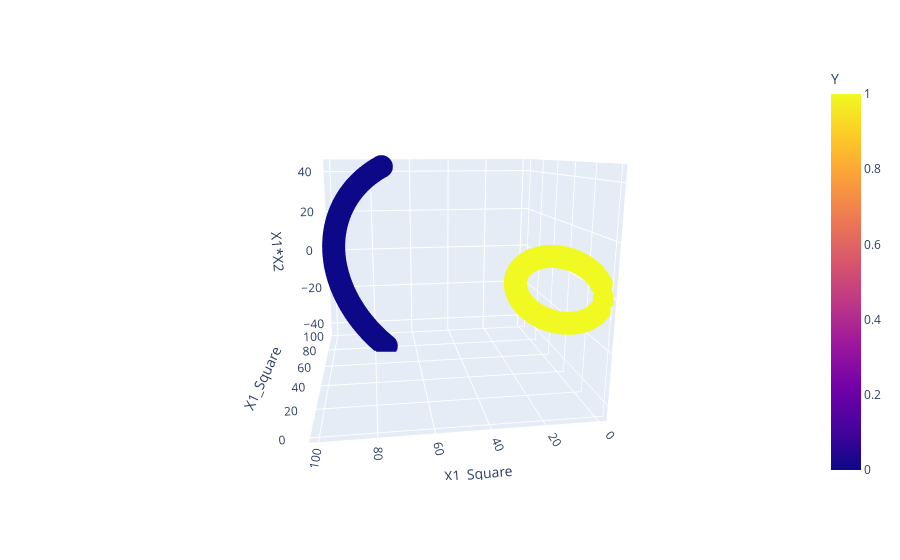

Notebook cell for this chart:
### Code cell
fig = px.scatter_3d(df, x='X1_Square', y='X1_Square', z='X1*X2',
              color='Y',height = 600)
fig.show()

### Figure 1 — Plotly figure (JSON) as saved in the notebook; plotly's stock layout.template omitted (floating-point values rounded to 4 significant figures; data arrays with more than 128 entries replaced by an {"elided": "..."} marker saying what was removed)
{"data": [{"hovertemplate": "X1_Square=%{y}<br>X1*X2=%{z}<br>Y=%{marker.color}<extra></extra>", "legendgroup": "", "marker": {"color": {"elided": "400 int values"}, "coloraxis": "coloraxis", "symbol": "circle"}, "mode": "markers", "name": "", "scene": "scene", "showlegend": false, "type": "scatter3d", "x": {"elided": "400 float values"}, "y": {"elided": "400 float values"}, "z": {"elided": "400 float values"}}], "layout": {"autosize": true, "coloraxis": {"colorbar": {"title": {"text": "Y"}}, "colorscale": [[0, "#0d0887"], [0.1111, "#46039f"], [0.2222, "#7201a8"], [0.3333, "#9c179e"], [0.4444, "#bd3786"], [0.5556, "#d8576b"], [0.6667, "#ed7953"], [0.7778, "#fb9f3a"], [0.8889, "#fdca26"], [1, "#f0f921"]]}, "legend": {"tracegroupgap": 0}, "margin": {"t": 60}, "scene": {"aspectmode": "auto", "aspectratio": {"x": 1.049, "y": 1.049, "z": 0.9086}, "camera": {"center": {"x": 0, "y": 0, "z": 0}, "eye": {"x": -2.088, "y": 0.2889, "z": 0.4953}, "projection": {"type": "perspective"}, "up": {"x": 0, "y": 0, "z": 1}}, "domain": {"x": [0, 1], "y": [0, 1]}, "xaxis": {"title": {"text": "X1_Square"}, "type": "linear"}, "yaxis": {"title": {"text": "X1_Square"}, "type": "linear"}, "zaxis": {"title": {"text": "X1*X2"}, "type": "linear"}}}}
